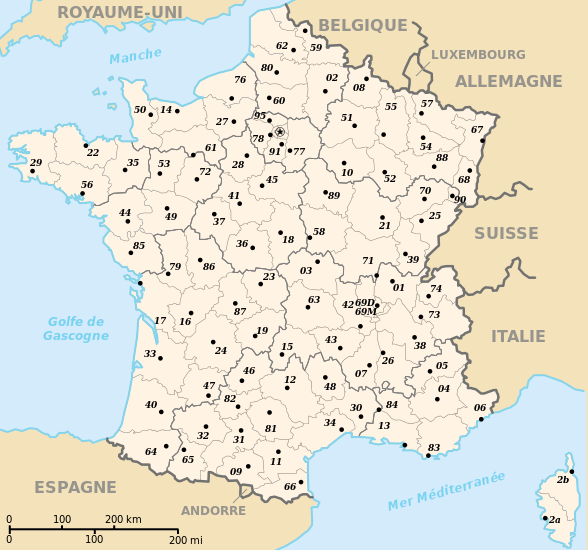
#> input picture BUT3/Moodle/S5/Parcours A/R5.A.11/TP1b/france.png, 588 x 550 px, found by its file name
$ jupyter execute --allow-errors R5A11_TP1b_Student.ipynb   (shell and % lines are left out)
#> lines starting #> are read from the running program, lines starting #| are printed output that depends on the picture
#> the sliders are set to initial_temperature = 1.0, cooling_rate = 0.99
# <center>R5.A.11 - Méthodes d'optimisation <br> TP1b - Recuit Simulé</center>

 <center>      <i> Tom Ferragut, Thibault Godin </i> <br> <i>IUT de Vannes, BUT Informatique </i> </center>

Certaines données du TP, ainsi que certaines fonctions d'affichages, proviennent du [site de Marc Lorenzi ](https://www.mpsi-camille-guerin.fr/Python/python.html)

[cell 1]
import numpy as np

import random

import networkx as nx

import math
# Affichage graphique

#%matplotlib notebook
# enable interactivity of plots
# attention a bien fermer les fenetres plt après chaque visualisalgèbreation


import matplotlib.pyplot as plt
import matplotlib.image as mpimg

import time

from ipywidgets import interact
import ipywidgets as widgets

plt.rcParams["figure.figsize"] = [12, 12]

rng = np.random.default_rng(12345)

## Recuit simulé

On se redonne la fonction de recuit du TP1

[cell 2]
# less or more random
def neighbour(x):
    return random.uniform(-x, x)

# random stuff
def f(x):
    return x**2 - 1

# yeah
def energy(x):
    return f(x)

def simulated_annealing(initial_x, max_iterations, initial_temperature, cooling_rate):
#> called with initial_x = 10, max_iterations = 100, initial_temperature = 1, cooling_rate = 0.99
    current_x = initial_x
    current_energy = energy(current_x)
    temperature = initial_temperature

    x_values = [current_x]
    energy_values = [current_energy]

    for _ in range(max_iterations):
        new_x = neighbour(current_x)
        new_energy = energy(new_x)

        delta_energy = new_energy - current_energy

        if delta_energy < 0 or random.random() < math.exp(-delta_energy / temperature):
            current_x = new_x
            current_energy = new_energy

        temperature *= cooling_rate

        x_values.append(current_x)
        energy_values.append(current_energy)

    return x_values, energy_values

def plot_simulated_annealing(initial_temperature, cooling_rate):
    #initial_x = random.uniform(-10, 10)
    initial_x = 10
    #fixed for comparaisons
    max_iterations = 100
    cmap = plt.get_cmap('viridis')


    x_values, energy_values = simulated_annealing(initial_x, max_iterations, initial_temperature, cooling_rate)


    # Plot the function curve and the current state
    x = np.arange(-15, 15,0.01)
    y = [f(xi) for xi in x]

    plt.figure(figsize=(12, 12))
    plt.subplot(2, 1, 1)

    plt.plot(x, y, label='Function Curve')
    plt.scatter(x_values, [f(xi) for xi in x_values], c=range(len(x_values)), cmap=cmap, label='Current State', marker='o')
    plt.title('Simulated Annealing Optimization')
    plt.xlabel('x')
    plt.ylabel('f(x)')
    plt.legend()


    plt.subplot(2, 1, 2)
    plt.plot(energy_values, label='x')
    plt.title('Energy')
    plt.xlabel('Iteration')
    plt.ylabel('x')

    plt.tight_layout()
    plt.show()
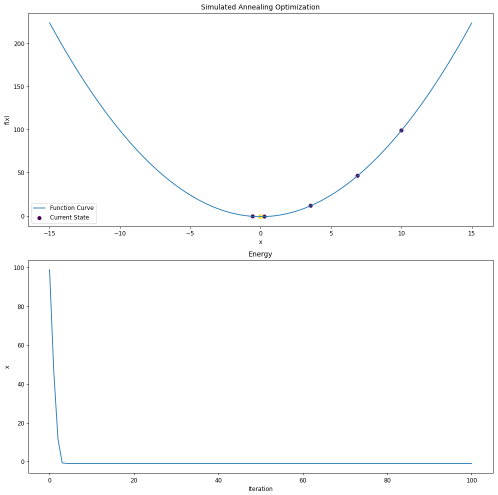
#> figure drawn by matplotlib, 2 panels; panel 1: curve peaks at x = -15, y = 224; panel 2: curve peaks at x = 0, y = 99

interact(
    plot_simulated_annealing,
    initial_temperature=widgets.FloatSlider(min=0.01, max=10.0, step=0.01, value=1.0, description='Initial Temp.'),
    cooling_rate=widgets.FloatSlider(min=0.90, max=0.9999, step=0.0001, value=0.99, description='Cooling Rate')
)

## Tri d'une liste

Dans cette partie nous allons programmer un algorithme de tri de liste en utilisant la méthode du recuit simulé.

[cell 3]
l = np.arange(20)
np.random.shuffle(l)
print(l)

#the energy function is the function itself
def energyl(l):
    n = len(l)
    e = 0
    for i in range(n - 1):
        if l[i] > l[i + 1]:
            e += 1
#> the sliders are set to initial_temperature = 1.0, cooling_rate = 0.99
    return e

print(energyl(l))

#we pick a random point nearby the current position
def neighbourl(l):
    i, j = random.sample(range(len(l)), 2)
    l[i], l[j] = l[j], l[i]
    return l

print(l,'\n',neighbourl(l))

[cell 4]
def simulated_annealing(initial_l, max_iterations, initial_temperature, cooling_rate):
#> called with initial_l = array of shape (20,), max_iterations = 10000, initial_temperature = 1, cooling_rate = 0.99
    current_l = list(initial_l)
    current_energy = energyl(current_l)
    temperature = initial_temperature

    l_values = [current_l[:]]
    energy_values = [current_energy]

    for _ in range(max_iterations):
        new_l = neighbourl(list(current_l))
        new_energy = energyl(new_l)

        delta_energy = new_energy - current_energy

        if delta_energy < 0 or random.random() < math.exp(-delta_energy / temperature):
            current_l = new_l
            current_energy = new_energy

        temperature *= cooling_rate

        l_values.append(current_l[:])
        energy_values.append(current_energy)

        if current_energy == 0:  # Stop if list is sorted
            break

    return l_values, energy_values

[cell 5]
def plot_simulated_annealing(initial_temperature, cooling_rate):
    # Create and shuffle a list of 20 elements
    l = np.arange(20)
    np.random.shuffle(l)

    # Set a practical limit for iterations
    max_iterations = 10000

    # Run the simulated annealing algorithm
    l_values, energy_values = simulated_annealing(l, max_iterations, initial_temperature, cooling_rate)

    # Create the figure for plotting
    plt.figure(figsize=(12, 8))

    # Plot the energy curve
    plt.subplot(2, 1, 1)
    plt.plot(energy_values, label='Energy')
    plt.title('Simulated Annealing: Energy vs Iterations')
    plt.xlabel('Iteration')
    plt.ylabel('Energy')
    plt.legend()

    # Show the final state of the list after sorting
    plt.subplot(2, 1, 2)
    plt.plot(l_values[-1], 'bo-', label='Sorted List State')
    plt.title('Final Sorted List State')
    plt.xlabel('Index')
    plt.ylabel('Value')
    plt.legend()

    # Adjust layout
    plt.tight_layout()
    plt.show()
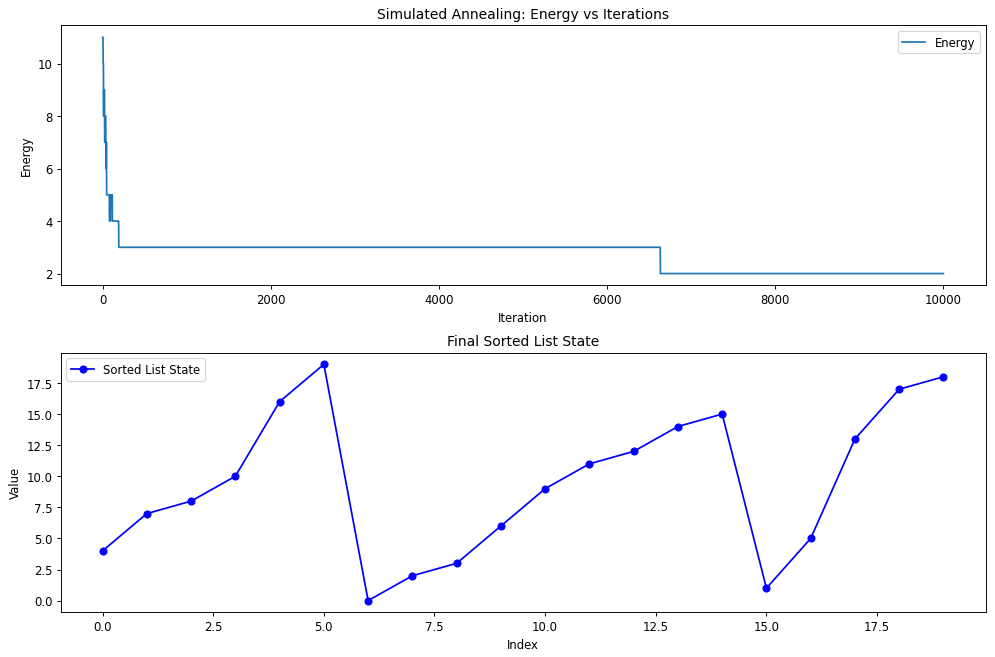
#> figure drawn by matplotlib, 2 panels; panel 1: curve peaks at x = 0, y = 11; panel 2: curve peaks at x = 5, y = 19

# Interactive widgets for controlling temperature and cooling rate
interact(
    plot_simulated_annealing,
    initial_temperature=widgets.FloatSlider(min=0.01, max=10.0, step=0.01, value=1.0, description='Initial Temp.'),
    cooling_rate=widgets.FloatSlider(min=0.90, max=0.9999, step=0.0001, value=0.99, description='Cooling Rate')
)

[cell 6]
l1 = np.arange(20)
np.random.shuffle(l1)
print("Original array :", l1)
print("Energy of the original array :", energyl(l1))

# sort the array using simulated annealing
l_values, energy_values = simulated_annealing(l1, 1000, 1.0, 0.99)

print("\nEnergy of the sorted array :", energy_values[-1])
print("Sorted array :", [int(x) for x in l_values[-1]])
print("Actually sorted array :", l1[np.argsort(l1)])

## Résolution d'un Sudoku

Dans cette partie nous allons programmer un algorithme de résolution de sudoku en utilisant la méthode du recuit simulé.

Les différents enjeux sont :
- Adapter l'implémentation vu dans le TP1a à un nouvel ensemble de configuration (les différents sudoku possibles).
- Trouver une fonction de coût $c$ adéquat (aussi appelé énergie).

Cette partie est inspirée de l'article **Sudokus et algorithmes de recuit** écrit par _**Renaud Sirdey**_ dans le  magazine _Quadrature_ n°62

R. Sirdey, « Sudokus et algorithmes de recuit »,
Quadrature 62 (Oct.–Déc. 2006) 9–13

[cell 7]
sudoku_grid = [
        [0, 0, 0, 1, 0, 9, 4, 2, 7],
        [1, 0, 9, 8, 0, 0, 0, 0, 6],
        [0, 0, 7, 0, 5, 0, 1, 0, 8],
        [0, 5, 6, 0, 0, 0, 0, 8, 2],
        [0, 0, 0, 0, 2, 0, 0, 0, 0],
        [9, 4, 0, 0, 0, 0, 6, 1, 0],
        [7, 0, 4, 0, 6, 0, 9, 0, 0],
        [6, 0, 0, 0, 0, 8, 2, 0, 5],
        [2, 9, 5, 3, 0, 1, 0, 0, 0]]

On commence par se donner une fonction `is_valid_sudoku` qui étant donné une grille `grid` sous forme de matrice renvoie `True` si la grille est complète et vérifie les différentes règles du sudoku, et renvoie `False` sinon.

[cell 8]
def print_sudoku(grid):
    for row in grid:
        print(' '.join(map(str, row)))

def is_valid_sudoku(grid):
    # Check rows
    for row in grid:
        if not is_valid_unit(row):
            return False

    # Check columns
    for col in range(9):
        column = [grid[row][col] for row in range(9)]
        if not is_valid_unit(column):
            return False

    # Check 3x3 subgrids (boxes)
    for i in range(0, 9, 3):
        for j in range(0, 9, 3):
            box = [grid[x][y] for x in range(i, i + 3) for y in range(j, j + 3)]
            if not is_valid_unit(box):
                return False

    return True

def is_valid_unit(unit):
    unit = [num for num in unit if num != 0]
    return len(unit) == len(set(unit))

C'est le moment de choisir une fonction d'energie associée à votre méthode de recuit simulé.

>__Question 1__ : Définissez une fonction `energy` qui, étant donnée une grille de sudoku `state` sous forme de matrice, renvoie la valeur d'énergie (ou de coût) de cette grille. Nous voulons une énergie minimale (idéalement $0$) lorsque le sudoku est complètement résolu.

[cell 9]
# [38 lines left out: functions is_valid_move, nb_occ, not called in this run]


def energy(state):
    e = 0

    # Row conflicts
    for row in state:
        e += len(row) - len(set(row))  # Penalize duplicates in rows

    # Column conflicts
    for col in range(9):
        column = [state[row][col] for row in range(9)]
        e += len(column) - len(set(column))  # Penalize duplicates in columns

    # Subgrid conflicts
    for i in range(0, 9, 3):
        for j in range(0, 9, 3):
            subgrid = [state[x][y] for x in range(i, i + 3) for y in range(j, j + 3)]
            e += len(subgrid) - len(set(subgrid))  # Penalize duplicates in subgrids

    return e

>__Question 2__ : Implémentez la fonction `simulated_annealing` correspondant à la méthode de recuit simulé. Étant donnée la grille de départ `grid`, et les différents paramètres `max_iterations`, `initial_temperature` ainsi que `cooling_rate`, la fonction renvoie la grille résolue de sudoku si elle a été obtenu en un nombre d'itérations plus petit que `max_iterations`.

[cell 10]
def get_initial_state(grid):
    state = [row[:] for row in grid]  # Crée une copie de la grille
    modifiable = []  # Liste des cases modifiables (cases vides)

    # Remplir les cases vides avec des nombres aléatoires entre 1 et 9
    for i in range(9):
        for j in range(9):
            if state[i][j] == 0:
                state[i][j] = random.randint(1, 9)
                modifiable.append((i, j))  # Enregistrer la position des cases modifiables

    return state, modifiable

def neighbour_sudoku(state, modifiable):
    # Randomly choose a subgrid (3x3 block)
    subgrid_row = random.randint(0, 2) * 3
    subgrid_col = random.randint(0, 2) * 3

    # Collect all modifiable cells in this subgrid
    modifiable_in_subgrid = [(row, col) for row, col in modifiable if subgrid_row <= row < subgrid_row + 3 and subgrid_col <= col < subgrid_col + 3]

    if len(modifiable_in_subgrid) >= 2:
        # Pick two different cells to swap within the subgrid
        (row1, col1), (row2, col2) = random.sample(modifiable_in_subgrid, 2)

        # Swap their values
        new_state = [row[:] for row in state]
        new_state[row1][col1], new_state[row2][col2] = new_state[row2][col2], new_state[row1][col1]

        return new_state
    else:
        # If not enough cells to swap in the subgrid, return the same state
        return state

def simulated_annealing(grid, max_iterations, initial_temperature, cooling_rate):
    current_state, modifiable = get_initial_state(grid)
    current_energy = energy(current_state)
    temperature = initial_temperature

    energy_history = []  # Pour stocker l'énergie à chaque itération
    i = 0

    # Boucle de recuit simulé
    while i < max_iterations and current_energy > 0:
        # Générer un état voisin
        new_state = neighbour_sudoku(current_state, modifiable)
        new_energy = energy(new_state)

        delta_energy = new_energy - current_energy

        # Accepter la nouvelle solution si elle est meilleure ou avec une certaine probabilité si elle est pire
        if delta_energy < 0 or random.random() < math.exp(-delta_energy / temperature):
            current_state = new_state
            current_energy = new_energy

        # Stocker l'énergie pour l'affichage
        energy_history.append(current_energy)

        # Réduire la température
        temperature *= cooling_rate
        i += 1

        # Sortie anticipée si la solution est trouvée
        if current_energy == 0:
            break

    return current_state, energy_history


"""
sudoku_grid = [
    [5, 3, 0, 0, 7, 0, 0, 0, 0],
    [6, 0, 0, 1, 9, 5, 0, 0, 0],
    [0, 9, 8, 0, 0, 0, 0, 6, 0],
    [8, 0, 0, 0, 6, 0, 0, 0, 3],
    [4, 0, 0, 8, 0, 3, 0, 0, 1],
    [7, 0, 0, 0, 2, 0, 0, 0, 6],
    [0, 6, 0, 0, 0, 0, 2, 8, 0],
    [0, 0, 0, 4, 1, 9, 0, 0, 5],
    [0, 0, 0, 0, 8, 0, 0, 7, 9]
]
"""
sudoku_grid = [[0, 0, 0, 1, 0, 9, 4, 2, 7],
        [1, 0, 9, 8, 0, 0, 0, 0, 6],
        [0, 0, 7, 0, 5, 0, 1, 0, 8],
        [0, 5, 6, 0, 0, 0, 0, 8, 2],
        [0, 0, 0, 0, 2, 0, 0, 0, 0],
        [9, 4, 0, 0, 0, 0, 6, 1, 0],
        [7, 0, 4, 0, 6, 0, 9, 0, 0],
        [6, 0, 0, 0, 0, 8, 2, 0, 5],
        [2, 9, 5, 3, 0, 1, 0, 0, 0]]

max_iterations = 100000
initial_temperature = 810
cooling_rate = 0.99

solved_sudoku, energy_history = simulated_annealing(sudoku_grid, max_iterations, initial_temperature, cooling_rate)

print("Solved Sudoku:")
print_sudoku(solved_sudoku)
print("Is valid Sudoku:",is_valid_sudoku(solved_sudoku))

# Plot the energy history
plt.plot(range(len(energy_history)), energy_history)
plt.xlabel('Iteration')
plt.ylabel('Energy (Number of Empty Cells)')
plt.title('Energy (Empty Cells) vs. Iteration')
plt.show()
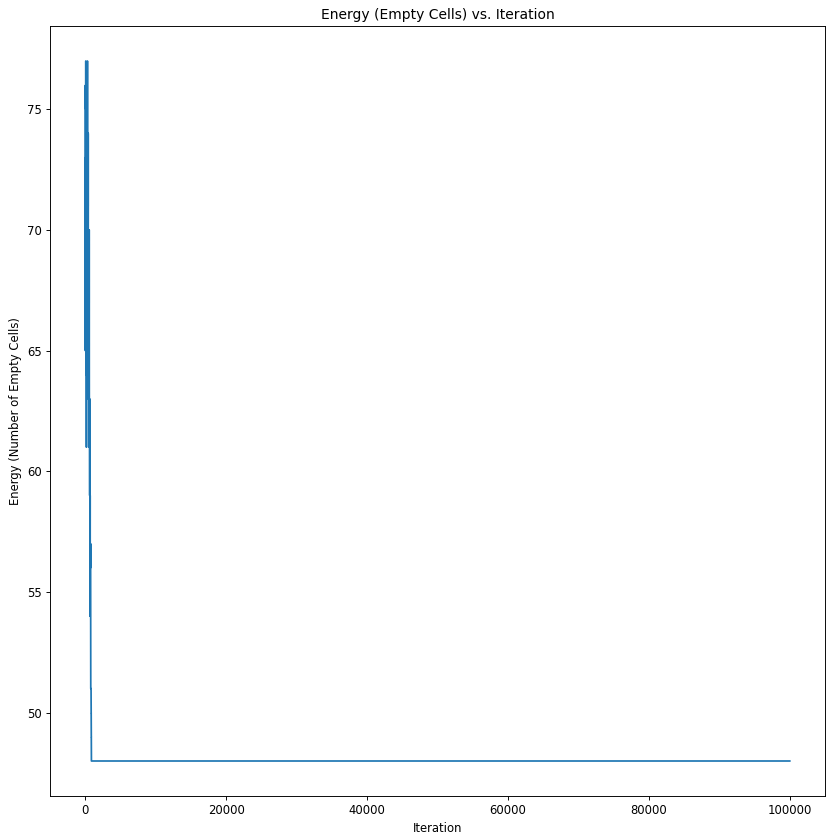
#> figure drawn by matplotlib, 1 panel; curve peaks at x = 80, y = 77

print(np.asarray(sudoku_grid))

print(np.asarray(sudoku_grid)-np.asarray(solved_sudoku))

print(energy(solved_sudoku))

[cell 11]
easy = [[0, 0, 0, 1, 0, 9, 4, 2, 7],
        [1, 0, 9, 8, 0, 0, 0, 0, 6],
        [0, 0, 7, 0, 5, 0, 1, 0, 8],
        [0, 5, 6, 0, 0, 0, 0, 8, 2],
        [0, 0, 0, 0, 2, 0, 0, 0, 0],
        [9, 4, 0, 0, 0, 0, 6, 1, 0],
        [7, 0, 4, 0, 6, 0, 9, 0, 0],
        [6, 0, 0, 0, 0, 8, 2, 0, 5],
        [2, 9, 5, 3, 0, 1, 0, 0, 0]]

medium = [[5, 8, 0, 0, 0, 1, 0, 0, 0],
        [0, 3, 0, 0, 6, 0, 0, 7, 0],
        [9, 0, 0, 3, 2, 0, 1, 0, 6],
        [0, 0, 0, 0, 0, 0, 0, 5, 0],
        [3, 0, 9, 0, 0, 0, 2, 0, 1],
        [0, 5, 0, 0, 0, 0, 0, 0, 0],
        [6, 0, 2, 0, 5, 7, 0, 0, 8],
        [0, 4, 0, 0, 8, 0, 0, 1, 0],
        [0, 0, 0, 1, 0, 0, 0, 6, 5]]

evil = [[0, 2, 0, 0, 0, 0, 0, 0, 0],
        [0, 0, 0, 6, 0, 0, 0, 0, 3],
        [0, 7, 4, 0, 8, 0, 0, 0, 0],
        [0, 0, 0, 0, 0, 3, 0, 0, 2],
        [0, 8, 0, 0, 4, 0, 0, 1, 0],
        [6, 0, 0, 5, 0, 0, 0, 0, 0],
        [0, 0, 0, 0, 1, 0, 7, 8, 0],
        [5, 0, 0, 0, 0, 9, 0, 0, 0],
        [0, 0, 0, 0, 0, 0, 0, 4, 0]]

hard = [[0, 2, 0, 0, 0, 0, 0, 3, 0],
        [0, 0, 0, 6, 0, 1, 0, 0, 0],
        [0, 6, 8, 2, 0, 0, 0, 0, 5],
        [0, 0, 9, 0, 0, 8, 3, 0, 0],
        [0, 4, 6, 0, 0, 0, 7, 5, 0],
        [0, 0, 1, 3, 0, 0, 4, 0, 0],
        [9, 0, 0, 0, 0, 7, 5, 1, 0],
        [0, 0, 0, 1, 0, 4, 0, 0, 0],
        [0, 1, 0, 0, 0, 0, 0, 9, 0]]

__Question 3__  Vérifier si la solution contient les chiffres de départ du sudoku. Corriger votre code si ce n'est pas le cas

__Question 4__  Implémenter la version (plus complexe) de l'article **Sudokus et algorithmes de recuit** écrit par _**Renaud Sirdey** (sur le moodle)

__Question 5__ (bonus) : Comparez la convergence de cette méthode pour différentes fonctions d'énergie.

## Problème du voyageur de commerce (Traveling Salesperson Problem, TSP)

Le [problème du voyageur de commerce](http://fr.wikipedia.org/wiki/Probl%C3%A8me_du_voyageur_de_commerce) est un problème d'optimisation combinatoire consistant à trouver le plus court chemin passant par toutes les villes (en terme de théorie des graphes on parlerait de [circuit hamiltonien](http://en.wikipedia.org/wiki/Hamiltonian_path) de poids minimum).

Le but de ce notebook est d'attaquer ce problème (de manière approchée) à l'aide de la méthode du recuit simulé vue au TP précédent.

Le problème de décision associé au problème d'optimisation du voyageur de commerce (c'est à dire le problème "ce tour est-il de poids minimal dans le graphe ?") est NP-complet. Il peut notamment être réduit au problème du cycle Hamiltonien, qui fait partie des 21 problèmes NP-complets de Karp.

Le module de graphe `networkx` propose des heuristiques de résolution de ce problème, vous pouvez consulter [la doc](https://networkx.org/documentation/stable/reference/algorithms/generated/networkx.algorithms.approximation.traveling_salesman.traveling_salesman_problem.html).

## 1 - Tour de Bretagne (historique)

Essayons de résoudre le TSP sur le graphe décrit par `villes_bzh.dat`et `routes_bzh.dat`.
- Les données `villes_bzh.dat` contiennent un numéro de département, le nom d'une ville de ce département ainsi que ses coordonées sur la carte `france.png`.
- Les données `routes_bzh.dat` contiennent pour chaque département, la liste des ses départements voisins (nous considérons qu'il existe une route entre deux départements voisins).

Une première étape est de ce familiariser avec ces données ainsi qu'avec le module de graphe `networkx`. Pour cela nous commençons par afficher le graphe des différentes villes de `villes_bzh.dat`.

[cell 12]
#lecture du fichier villes.dat


# Nombre de départements + 1
sz = 6

dept=np.array([22, 29, 35, 44, 56])


G=nx.Graph()

#Construction des sommets (nodes) du graphe G
#> (the rest of this cell did not finish here and is left out)

>__Question 1:__ Il est commenté que nous choisissons un graphe complet pour faciliter le problème. De plus, les arrêtes ajoutées ont une longueur arbitrairement grande. Pouvez-vous trouver une explication pour ces deux choix ?

Nous affichons maintenant le graphe sur une carte de France en faisant coïncider les sommets de ce graphe G avec leur ville correspondante.

[cell 13]
def afficher_carte(c=np.arange(95)+1):
    carte = mpimg.imread('france.png')
#> carte is the input picture: shape (550, 588, 3) float32; mean R, G, B 0.896, 0.888, 0.839
    plt.imshow(carte)
    n=len(c)
    for i in dept:
        x, y = G.nodes[i]['position']
        for j in dept:
            if i!=j:
                #La condition suivante correspond à l'existence d'une route des données route_bzh.dat (cf création des arrêtes)
                if G.edges[i,j]['distance']<1000000:
                    a, b = G.nodes[j]['position']
                    #Les arrêtes sont coloriées en bleu ou rouge lorsqu'elles font partie d'un tour du graphe
                    if c[i-1]==j or c[j-1]==i:
                        plt.plot([x, a], [550-y, 550-b], color='blue', lw=1)
                    else :
                        plt.plot([x, a], [550-y, 550-b], color='black', lw=1)
                else :
                    a, b = G.nodes[j]['position']
                    if c[i-1]==j or c[j-1]==i:
                        plt.plot([x, a], [550-y, 550-b], color='red', lw=1)
    plt.show()

#> (the rest of this cell did not finish here and is left out)
